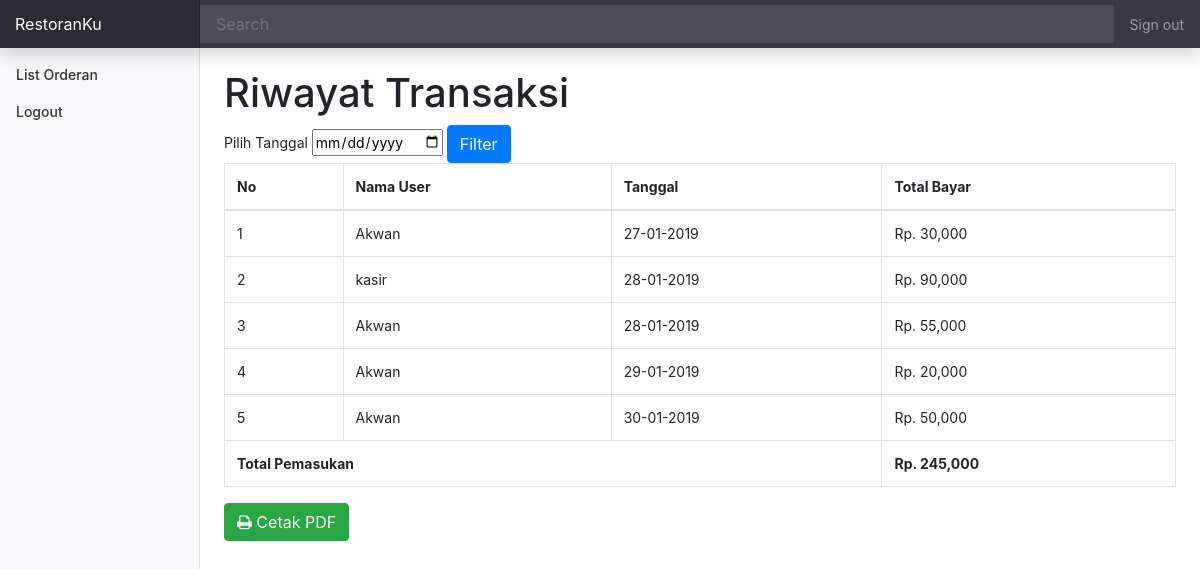
Page /owner/index.php (signed in) on the committed database.
### tables this page shows
CREATE TABLE `tb_transaksi` (
  `id_transaksi` int(11) NOT NULL,
  `id_user` int(11) NOT NULL,
  `id_order` int(11) NOT NULL,
  `tanggal` varchar(25) NOT NULL,
  `total_bayar` int(50) NOT NULL
);

CREATE TABLE `tb_user` (
  `id_user` int(11) NOT NULL,
  `username` varchar(225) NOT NULL,
  `password` varchar(225) NOT NULL,
  `nama_user` varchar(225) NOT NULL,
  `id_level` int(11) NOT NULL
);

### owner/home.php (the view, shortened to what this page needs)
<h1>Riwayat Transaksi</h1>
<form method="GET">
  <label>Pilih Tanggal</label>
  <input type="date" name="tanggal" id="tanggal" required>
  <button type="submit" class="btn btn-primary">Filter</button>
</form>
<table class="table table-bordered">
    <thead>
        <tr>
            <th>No</th>
            <th>Nama User</th>
            <th>Tanggal</th>
            <th>Total Bayar</th>
        </tr>
    </thead>
    <tbody>
        <?php
        $no = 1;
        $totalpemasukan=0;
        if (isset($_GET['tanggal'])) {
          $tgl = $_GET['tanggal'];
          $format = date('d-m-Y', strtotime($tgl));
          $ambil = $koneksi->query("SELECT * FROM tb_transaksi INNER JOIN tb_user ON tb_transaksi.id_user = tb_user.id_user WHERE tanggal='$format' ");
        }
        else {
          $ambil = $koneksi->query("SELECT * FROM tb_transaksi INNER JOIN tb_user ON tb_transaksi.id_user = tb_user.id_user" );
        }
        while($data = $ambil->fetch_assoc()){
        ?>
        <tr>
            <td><?php echo $no++ ?></td>
            <td><?php echo $data['nama_user']; ?></td>
            <td><?php echo $data['tanggal']; ?></td>
            <td>Rp. <?php echo number_format($data['total_bayar']); ?></td>
        </tr>
        <?php
        $totalpemasukan+=$data['total_bayar'];
         } ?>
    </tbody>
    <tfoot>
      <tr>
        <th colspan="3">Total Pemasukan</th>
        <th>Rp. <?php echo number_format($totalpemasukan) ?></th>
      </tr>
    </tfoot>
</table>
<a href="../report/cetak_transaksi.php" class="btn btn-success"><i class="fa fa-print"></i> Cetak PDF</a>

### inc/css/dashboard.css (style rules this page uses)
body { font-size: .875rem; }

### rows in the picture
tb_transaksi: id_user.nama_user "Akwan", tanggal "27-01-2019", total_bayar "30,000"
tb_transaksi: id_user.nama_user "kasir", tanggal "28-01-2019", total_bayar "90,000"
tb_transaksi: id_user.nama_user "Akwan", tanggal "28-01-2019", total_bayar "55,000"
tb_transaksi: id_user.nama_user "Akwan", tanggal "29-01-2019", total_bayar "20,000"
tb_transaksi: id_user.nama_user "Akwan", tanggal "30-01-2019", total_bayar "50,000"

### other values in the picture
$totalpemasukan "245,000"
